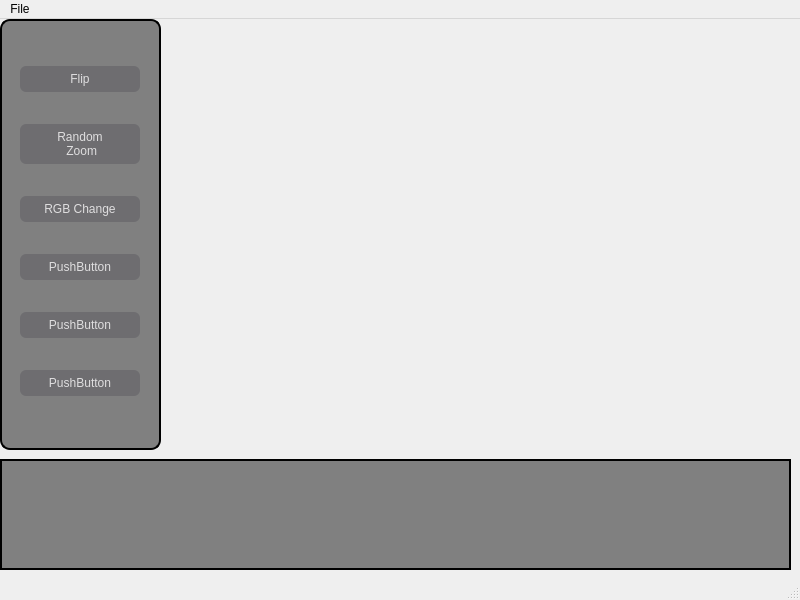
<?xml version="1.0" encoding="UTF-8"?>
<ui version="4.0">
 <class>MainWindow</class>
 <widget class="QMainWindow" name="MainWindow">
  <property name="geometry">
   <rect>
    <x>0</x>
    <y>0</y>
    <width>800</width>
    <height>600</height>
   </rect>
  </property>
  <property name="windowTitle">
   <string>MainWindow</string>
  </property>
  <widget class="QWidget" name="centralwidget">
   <widget class="QGroupBox" name="groupBox">
    <property name="geometry">
     <rect>
      <x>0</x>
      <y>0</y>
      <width>161</width>
      <height>431</height>
     </rect>
    </property>
    <property name="styleSheet">
     <string notr="true">QGroupBox {
	background-color: grey;

	border: 2px solid black;
	border-radius: 10px
}</string>
    </property>
    <property name="title">
     <string/>
    </property>
    <widget class="QWidget" name="">
     <property name="geometry">
      <rect>
       <x>20</x>
       <y>40</y>
       <width>120</width>
       <height>348</height>
      </rect>
     </property>
     <layout class="QVBoxLayout" name="verticalLayout">
      <property name="spacing">
       <number>25</number>
      </property>
      <item>
       <widget class="QPushButton" name="flipButton">
        <property name="styleSheet">
         <string notr="true">QPushButton {
    /* Style the button itself */
     display: flex;
  flex-direction: column;
  align-items: center;
  padding: 6px 14px;
  font-family: -apple-system, BlinkMacSystemFont, 'Roboto', sans-serif;
  border-radius: 6px;
  border: none;

  background: #6E6D70;
  box-shadow: 0px 0.5px 1px rgba(0, 0, 0, 0.1), inset 0px 0.5px 0.5px rgba(255, 255, 255, 0.5), 0px 0px 0px 0.5px rgba(0, 0, 0, 0.12);
  color: #DFDEDF;
  user-select: none;
  -webkit-user-select: none;
  touch-action: manipulation;
}

QPushButton:hover {
    /* Style the button when it is hovered over */
    background-color: #2980b9;
}

QPushButton:pressed {
    /* Style the button when it is pressed */
    box-shadow: inset 0px 0.8px 0px -0.25px rgba(255, 255, 255, 0.2), 0px 0.5px 1px rgba(0, 0, 0, 0.1), 0px 0px 0px 3.5px rgba(58, 108, 217, 0.5);
  outline: 0;
}


</string>
        </property>
        <property name="text">
         <string>Flip</string>
        </property>
       </widget>
      </item>
      <item>
       <widget class="QPushButton" name="randomZoomButton">
        <property name="styleSheet">
         <string notr="true">QPushButton {
    /* Style the button itself */
     display: flex;
  flex-direction: column;
  align-items: center;
  padding: 6px 14px;
  font-family: -apple-system, BlinkMacSystemFont, 'Roboto', sans-serif;
  border-radius: 6px;
  border: none;

  background: #6E6D70;
  box-shadow: 0px 0.5px 1px rgba(0, 0, 0, 0.1), inset 0px 0.5px 0.5px rgba(255, 255, 255, 0.5), 0px 0px 0px 0.5px rgba(0, 0, 0, 0.12);
  color: #DFDEDF;
  user-select: none;
  -webkit-user-select: none;
  touch-action: manipulation;
}

QPushButton:hover {
    /* Style the button when it is hovered over */
    background-color: #2980b9;
}

QPushButton:pressed {
    /* Style the button when it is pressed */
    box-shadow: inset 0px 0.8px 0px -0.25px rgba(255, 255, 255, 0.2), 0px 0.5px 1px rgba(0, 0, 0, 0.1), 0px 0px 0px 3.5px rgba(58, 108, 217, 0.5);
  outline: 0;
}


</string>
        </property>
        <property name="text">
         <string>Random 
 Zoom</string>
        </property>
       </widget>
      </item>
      <item>
       <widget class="QPushButton" name="rgbChangeButton">
        <property name="styleSheet">
         <string notr="true">QPushButton {
    /* Style the button itself */
     display: flex;
  flex-direction: column;
  align-items: center;
  padding: 6px 14px;
  font-family: -apple-system, BlinkMacSystemFont, 'Roboto', sans-serif;
  border-radius: 6px;
  border: none;

  background: #6E6D70;
  box-shadow: 0px 0.5px 1px rgba(0, 0, 0, 0.1), inset 0px 0.5px 0.5px rgba(255, 255, 255, 0.5), 0px 0px 0px 0.5px rgba(0, 0, 0, 0.12);
  color: #DFDEDF;
  user-select: none;
  -webkit-user-select: none;
  touch-action: manipulation;
}

QPushButton:hover {
    /* Style the button when it is hovered over */
    background-color: #2980b9;
}

QPushButton:pressed {
    /* Style the button when it is pressed */
    box-shadow: inset 0px 0.8px 0px -0.25px rgba(255, 255, 255, 0.2), 0px 0.5px 1px rgba(0, 0, 0, 0.1), 0px 0px 0px 3.5px rgba(58, 108, 217, 0.5);
  outline: 0;
}


</string>
        </property>
        <property name="text">
         <string>RGB Change</string>
        </property>
       </widget>
      </item>
      <item>
       <widget class="QPushButton" name="pushButton_5">
        <property name="styleSheet">
         <string notr="true">QPushButton {
    /* Style the button itself */
     display: flex;
  flex-direction: column;
  align-items: center;
  padding: 6px 14px;
  font-family: -apple-system, BlinkMacSystemFont, 'Roboto', sans-serif;
  border-radius: 6px;
  border: none;

  background: #6E6D70;
  box-shadow: 0px 0.5px 1px rgba(0, 0, 0, 0.1), inset 0px 0.5px 0.5px rgba(255, 255, 255, 0.5), 0px 0px 0px 0.5px rgba(0, 0, 0, 0.12);
  color: #DFDEDF;
  user-select: none;
  -webkit-user-select: none;
  touch-action: manipulation;
}

QPushButton:hover {
    /* Style the button when it is hovered over */
    background-color: #2980b9;
}

QPushButton:pressed {
    /* Style the button when it is pressed */
    box-shadow: inset 0px 0.8px 0px -0.25px rgba(255, 255, 255, 0.2), 0px 0.5px 1px rgba(0, 0, 0, 0.1), 0px 0px 0px 3.5px rgba(58, 108, 217, 0.5);
  outline: 0;
}


</string>
        </property>
        <property name="text">
         <string>PushButton</string>
        </property>
       </widget>
      </item>
      <item>
       <widget class="QPushButton" name="pushButton_6">
        <property name="styleSheet">
         <string notr="true">QPushButton {
    /* Style the button itself */
     display: flex;
  flex-direction: column;
  align-items: center;
  padding: 6px 14px;
  font-family: -apple-system, BlinkMacSystemFont, 'Roboto', sans-serif;
  border-radius: 6px;
  border: none;

  background: #6E6D70;
  box-shadow: 0px 0.5px 1px rgba(0, 0, 0, 0.1), inset 0px 0.5px 0.5px rgba(255, 255, 255, 0.5), 0px 0px 0px 0.5px rgba(0, 0, 0, 0.12);
  color: #DFDEDF;
  user-select: none;
  -webkit-user-select: none;
  touch-action: manipulation;
}

QPushButton:hover {
    /* Style the button when it is hovered over */
    background-color: #2980b9;
}

QPushButton:pressed {
    /* Style the button when it is pressed */
    box-shadow: inset 0px 0.8px 0px -0.25px rgba(255, 255, 255, 0.2), 0px 0.5px 1px rgba(0, 0, 0, 0.1), 0px 0px 0px 3.5px rgba(58, 108, 217, 0.5);
  outline: 0;
}


</string>
        </property>
        <property name="text">
         <string>PushButton</string>
        </property>
       </widget>
      </item>
      <item>
       <widget class="QPushButton" name="pushButton">
        <property name="sizeIncrement">
         <size>
          <width>0</width>
          <height>0</height>
         </size>
        </property>
        <property name="styleSheet">
         <string notr="true">QPushButton {
    /* Style the button itself */
     display: flex;
  flex-direction: column;
  align-items: center;
  padding: 6px 14px;
  font-family: -apple-system, BlinkMacSystemFont, 'Roboto', sans-serif;
  border-radius: 6px;
  border: none;

  background: #6E6D70;
  box-shadow: 0px 0.5px 1px rgba(0, 0, 0, 0.1), inset 0px 0.5px 0.5px rgba(255, 255, 255, 0.5), 0px 0px 0px 0.5px rgba(0, 0, 0, 0.12);
  color: #DFDEDF;
  user-select: none;
  -webkit-user-select: none;
  touch-action: manipulation;
}

QPushButton:hover {
    /* Style the button when it is hovered over */
    background-color: #2980b9;
}

QPushButton:pressed {
    /* Style the button when it is pressed */
    box-shadow: inset 0px 0.8px 0px -0.25px rgba(255, 255, 255, 0.2), 0px 0.5px 1px rgba(0, 0, 0, 0.1), 0px 0px 0px 3.5px rgba(58, 108, 217, 0.5);
  outline: 0;
}


</string>
        </property>
        <property name="text">
         <string>PushButton</string>
        </property>
       </widget>
      </item>
     </layout>
    </widget>
   </widget>
   <widget class="QGroupBox" name="groupBox_2">
    <property name="geometry">
     <rect>
      <x>0</x>
      <y>440</y>
      <width>791</width>
      <height>111</height>
     </rect>
    </property>
    <property name="styleSheet">
     <string notr="true">QGroupBox {
	background-color: grey;

	border: 2px solid black;
}</string>
    </property>
    <property name="title">
     <string/>
    </property>
   </widget>
   <widget class="QLabel" name="label">
    <property name="geometry">
     <rect>
      <x>180</x>
      <y>10</y>
      <width>591</width>
      <height>411</height>
     </rect>
    </property>
    <property name="text">
     <string/>
    </property>
    <property name="scaledContents">
     <bool>true</bool>
    </property>
   </widget>
  </widget>
  <widget class="QMenuBar" name="menubar">
   <property name="geometry">
    <rect>
     <x>0</x>
     <y>0</y>
     <width>800</width>
     <height>26</height>
    </rect>
   </property>
   <widget class="QMenu" name="menuFile">
    <property name="title">
     <string>File</string>
    </property>
    <addaction name="actionImport_File"/>
    <addaction name="actionSave_Image"/>
   </widget>
   <addaction name="menuFile"/>
  </widget>
  <widget class="QStatusBar" name="statusbar"/>
  <action name="actionImport_File">
   <property name="text">
    <string>Import File</string>
   </property>
  </action>
  <action name="actionSave_Image">
   <property name="text">
    <string>Save Image</string>
   </property>
  </action>
 </widget>
 <resources/>
 <connections/>
</ui>
